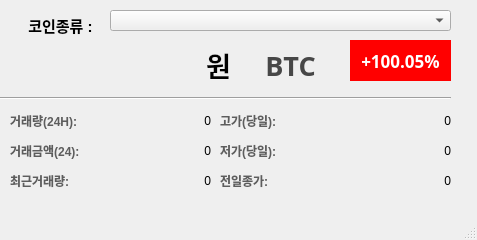
<?xml version="1.0" encoding="UTF-8"?>
<ui version="4.0">
 <class>MainWindow</class>
 <widget class="QMainWindow" name="MainWindow">
  <property name="geometry">
   <rect>
    <x>0</x>
    <y>0</y>
    <width>477</width>
    <height>240</height>
   </rect>
  </property>
  <property name="windowTitle">
   <string>MainWindow</string>
  </property>
  <property name="toolButtonStyle">
   <enum>Qt::ToolButtonFollowStyle</enum>
  </property>
  <widget class="QWidget" name="centralwidget">
   <widget class="QLabel" name="label">
    <property name="geometry">
     <rect>
      <x>20</x>
      <y>10</y>
      <width>81</width>
      <height>31</height>
     </rect>
    </property>
    <property name="font">
     <font>
      <pointsize>11</pointsize>
      <weight>75</weight>
      <bold>true</bold>
     </font>
    </property>
    <property name="text">
     <string>코인종류 :</string>
    </property>
    <property name="alignment">
     <set>Qt::AlignCenter</set>
    </property>
   </widget>
   <widget class="QLabel" name="coin_price_label">
    <property name="geometry">
     <rect>
      <x>20</x>
      <y>40</y>
      <width>211</width>
      <height>51</height>
     </rect>
    </property>
    <property name="font">
     <font>
      <family>Consolas</family>
      <pointsize>20</pointsize>
      <weight>75</weight>
      <bold>true</bold>
     </font>
    </property>
    <property name="text">
     <string>원</string>
    </property>
    <property name="alignment">
     <set>Qt::AlignRight|Qt::AlignTrailing|Qt::AlignVCenter</set>
    </property>
   </widget>
   <widget class="QComboBox" name="coin_comboBox">
    <property name="geometry">
     <rect>
      <x>110</x>
      <y>10</y>
      <width>341</width>
      <height>21</height>
     </rect>
    </property>
   </widget>
   <widget class="QLabel" name="coin_ticker_label">
    <property name="geometry">
     <rect>
      <x>250</x>
      <y>40</y>
      <width>81</width>
      <height>51</height>
     </rect>
    </property>
    <property name="font">
     <font>
      <family>Corbel</family>
      <pointsize>20</pointsize>
      <weight>75</weight>
      <bold>true</bold>
     </font>
    </property>
    <property name="styleSheet">
     <string notr="true">color:rgb(71, 71, 71)</string>
    </property>
    <property name="text">
     <string>BTC</string>
    </property>
    <property name="alignment">
     <set>Qt::AlignCenter</set>
    </property>
   </widget>
   <widget class="QLabel" name="coin_changelate_label">
    <property name="geometry">
     <rect>
      <x>350</x>
      <y>40</y>
      <width>101</width>
      <height>41</height>
     </rect>
    </property>
    <property name="font">
     <font>
      <family>Arial Black</family>
      <pointsize>13</pointsize>
      <weight>75</weight>
      <bold>true</bold>
     </font>
    </property>
    <property name="styleSheet">
     <string notr="true">background-color:red;
color:white;</string>
    </property>
    <property name="text">
     <string>+100.05%</string>
    </property>
    <property name="alignment">
     <set>Qt::AlignCenter</set>
    </property>
   </widget>
   <widget class="QLabel" name="label_5">
    <property name="geometry">
     <rect>
      <x>10</x>
      <y>110</y>
      <width>81</width>
      <height>21</height>
     </rect>
    </property>
    <property name="font">
     <font>
      <weight>75</weight>
      <bold>true</bold>
     </font>
    </property>
    <property name="styleSheet">
     <string notr="true">color:rgb(93, 93, 93)</string>
    </property>
    <property name="text">
     <string>거래량(24H):</string>
    </property>
    <property name="alignment">
     <set>Qt::AlignLeading|Qt::AlignLeft|Qt::AlignVCenter</set>
    </property>
   </widget>
   <widget class="QLabel" name="label_7">
    <property name="geometry">
     <rect>
      <x>10</x>
      <y>140</y>
      <width>81</width>
      <height>21</height>
     </rect>
    </property>
    <property name="font">
     <font>
      <weight>75</weight>
      <bold>true</bold>
     </font>
    </property>
    <property name="styleSheet">
     <string notr="true">color:rgb(93, 93, 93)</string>
    </property>
    <property name="text">
     <string>거래금액(24):</string>
    </property>
    <property name="alignment">
     <set>Qt::AlignLeading|Qt::AlignLeft|Qt::AlignVCenter</set>
    </property>
   </widget>
   <widget class="QLabel" name="label_8">
    <property name="geometry">
     <rect>
      <x>10</x>
      <y>170</y>
      <width>81</width>
      <height>21</height>
     </rect>
    </property>
    <property name="font">
     <font>
      <weight>75</weight>
      <bold>true</bold>
     </font>
    </property>
    <property name="styleSheet">
     <string notr="true">color:rgb(93, 93, 93)</string>
    </property>
    <property name="text">
     <string>최근거래량:</string>
    </property>
    <property name="alignment">
     <set>Qt::AlignLeading|Qt::AlignLeft|Qt::AlignVCenter</set>
    </property>
   </widget>
   <widget class="QLabel" name="label_9">
    <property name="geometry">
     <rect>
      <x>220</x>
      <y>110</y>
      <width>81</width>
      <height>21</height>
     </rect>
    </property>
    <property name="font">
     <font>
      <weight>75</weight>
      <bold>true</bold>
     </font>
    </property>
    <property name="styleSheet">
     <string notr="true">color:rgb(93, 93, 93)</string>
    </property>
    <property name="text">
     <string>고가(당일):</string>
    </property>
    <property name="alignment">
     <set>Qt::AlignLeading|Qt::AlignLeft|Qt::AlignVCenter</set>
    </property>
   </widget>
   <widget class="QLabel" name="label_10">
    <property name="geometry">
     <rect>
      <x>220</x>
      <y>140</y>
      <width>81</width>
      <height>21</height>
     </rect>
    </property>
    <property name="font">
     <font>
      <weight>75</weight>
      <bold>true</bold>
     </font>
    </property>
    <property name="styleSheet">
     <string notr="true">color:rgb(93, 93, 93)</string>
    </property>
    <property name="text">
     <string>저가(당일):</string>
    </property>
    <property name="alignment">
     <set>Qt::AlignLeading|Qt::AlignLeft|Qt::AlignVCenter</set>
    </property>
   </widget>
   <widget class="QLabel" name="acc_trade_volum_label">
    <property name="geometry">
     <rect>
      <x>90</x>
      <y>110</y>
      <width>121</width>
      <height>21</height>
     </rect>
    </property>
    <property name="text">
     <string>0</string>
    </property>
    <property name="alignment">
     <set>Qt::AlignRight|Qt::AlignTrailing|Qt::AlignVCenter</set>
    </property>
   </widget>
   <widget class="QLabel" name="high_price_label">
    <property name="geometry">
     <rect>
      <x>290</x>
      <y>110</y>
      <width>161</width>
      <height>21</height>
     </rect>
    </property>
    <property name="text">
     <string>0</string>
    </property>
    <property name="alignment">
     <set>Qt::AlignRight|Qt::AlignTrailing|Qt::AlignVCenter</set>
    </property>
   </widget>
   <widget class="QLabel" name="trdae_volume_label">
    <property name="geometry">
     <rect>
      <x>90</x>
      <y>170</y>
      <width>121</width>
      <height>21</height>
     </rect>
    </property>
    <property name="text">
     <string>0</string>
    </property>
    <property name="alignment">
     <set>Qt::AlignRight|Qt::AlignTrailing|Qt::AlignVCenter</set>
    </property>
   </widget>
   <widget class="QLabel" name="low_price_label">
    <property name="geometry">
     <rect>
      <x>290</x>
      <y>140</y>
      <width>161</width>
      <height>21</height>
     </rect>
    </property>
    <property name="text">
     <string>0</string>
    </property>
    <property name="alignment">
     <set>Qt::AlignRight|Qt::AlignTrailing|Qt::AlignVCenter</set>
    </property>
   </widget>
   <widget class="QLabel" name="prev_closing_price_label">
    <property name="geometry">
     <rect>
      <x>290</x>
      <y>170</y>
      <width>161</width>
      <height>21</height>
     </rect>
    </property>
    <property name="text">
     <string>0</string>
    </property>
    <property name="alignment">
     <set>Qt::AlignRight|Qt::AlignTrailing|Qt::AlignVCenter</set>
    </property>
   </widget>
   <widget class="QLabel" name="acc_trade_price_label">
    <property name="geometry">
     <rect>
      <x>90</x>
      <y>140</y>
      <width>121</width>
      <height>21</height>
     </rect>
    </property>
    <property name="text">
     <string>0</string>
    </property>
    <property name="alignment">
     <set>Qt::AlignRight|Qt::AlignTrailing|Qt::AlignVCenter</set>
    </property>
   </widget>
   <widget class="QLabel" name="label_16">
    <property name="geometry">
     <rect>
      <x>220</x>
      <y>170</y>
      <width>81</width>
      <height>21</height>
     </rect>
    </property>
    <property name="font">
     <font>
      <weight>75</weight>
      <bold>true</bold>
     </font>
    </property>
    <property name="styleSheet">
     <string notr="true">color:rgb(93, 93, 93)</string>
    </property>
    <property name="text">
     <string>전일종가:</string>
    </property>
    <property name="alignment">
     <set>Qt::AlignLeading|Qt::AlignLeft|Qt::AlignVCenter</set>
    </property>
   </widget>
   <widget class="Line" name="line">
    <property name="geometry">
     <rect>
      <x>0</x>
      <y>90</y>
      <width>451</width>
      <height>16</height>
     </rect>
    </property>
    <property name="orientation">
     <enum>Qt::Horizontal</enum>
    </property>
   </widget>
  </widget>
  <widget class="QMenuBar" name="menubar">
   <property name="geometry">
    <rect>
     <x>0</x>
     <y>0</y>
     <width>477</width>
     <height>21</height>
    </rect>
   </property>
  </widget>
  <widget class="QStatusBar" name="statusbar"/>
 </widget>
 <resources/>
 <connections/>
</ui>
